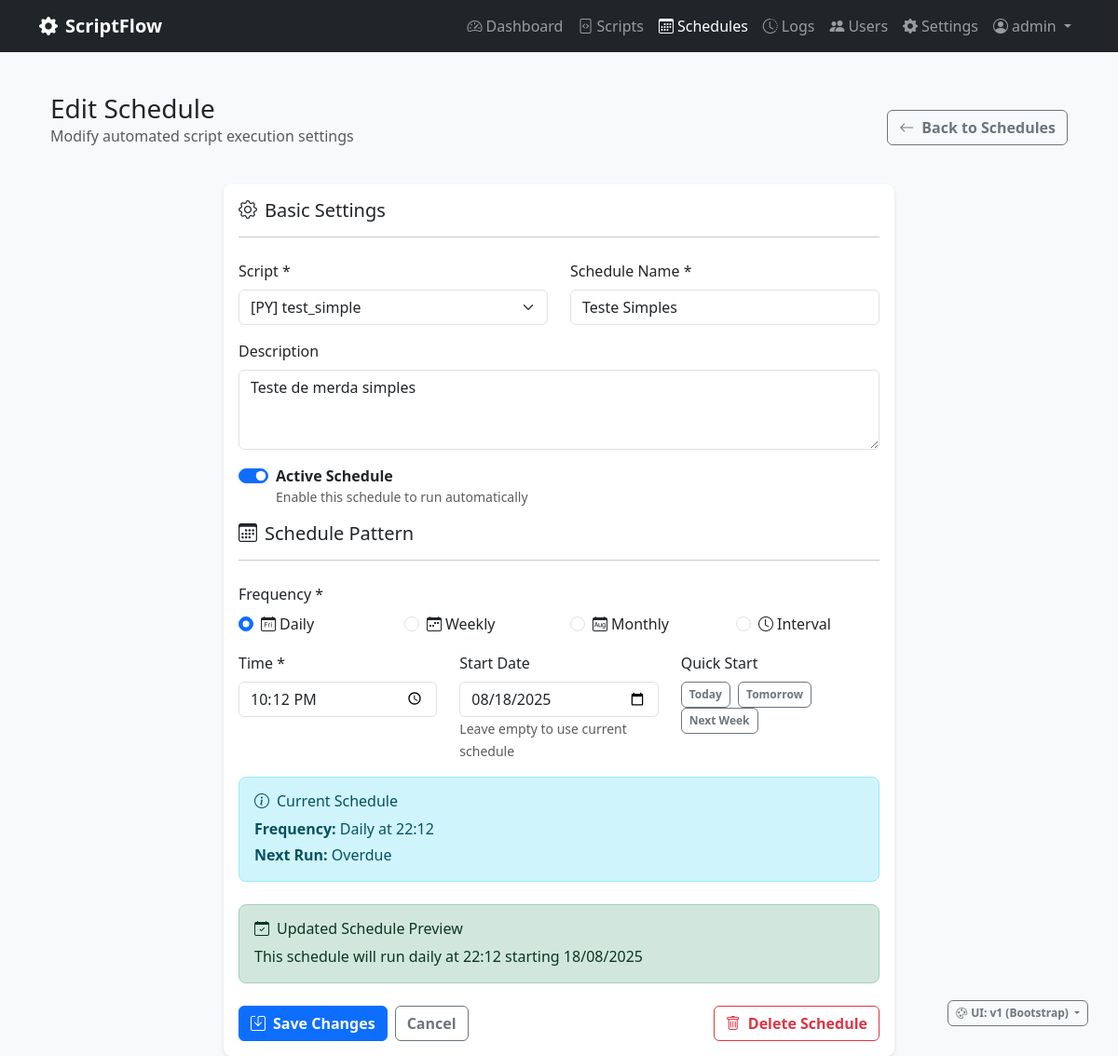
/schedules/2/edit (signed in), run on an earlier commit of the app's database.
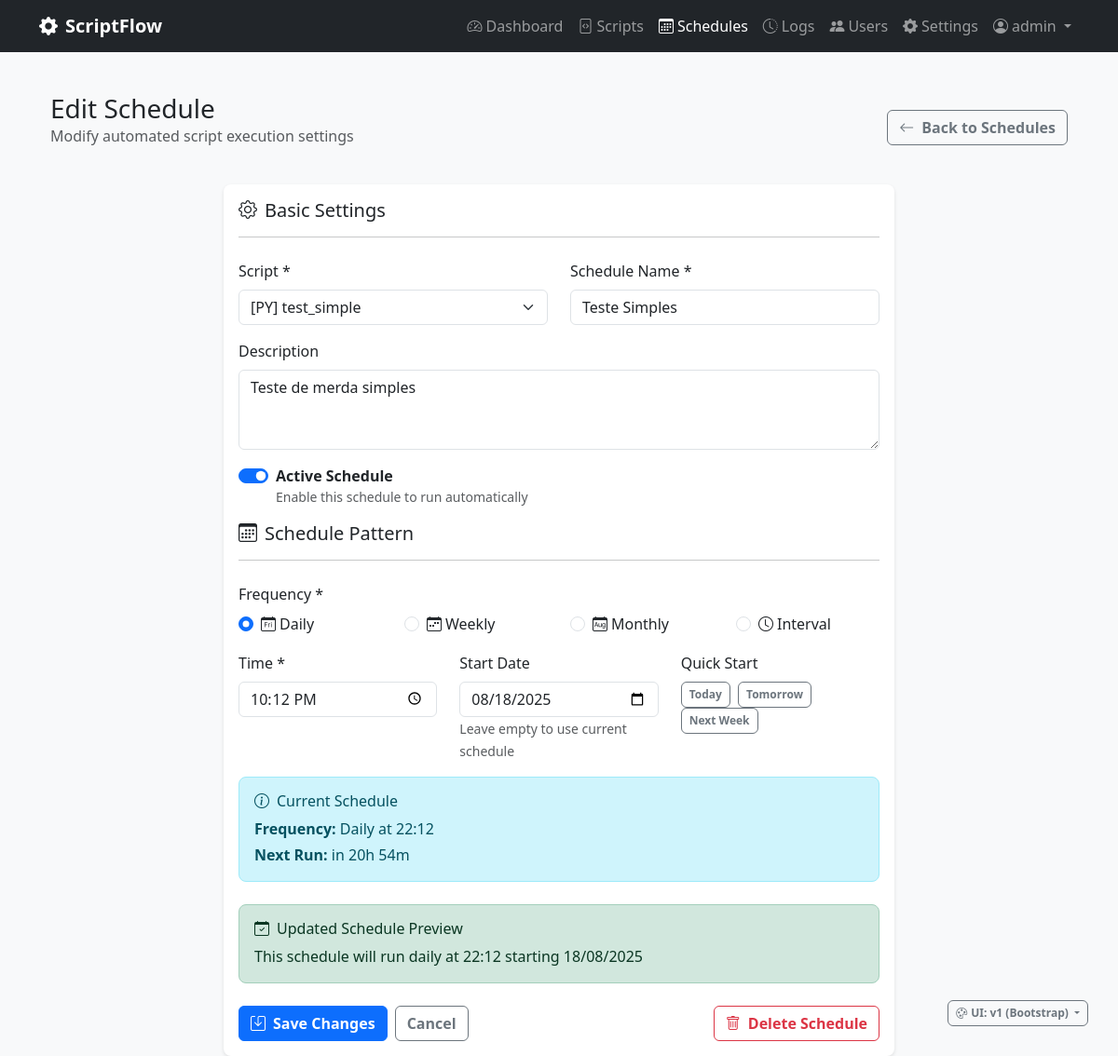
And on a later commit of the database.
### scriptflow.py (models this page shows, shortened)
class Schedule(db.Model):
    __tablename__ = 'schedules'
    id = db.Column(db.Integer, primary_key=True)
    name = db.Column(db.String(100), nullable=False)
    description = db.Column(db.Text)
    frequency = db.Column(db.String(20), nullable=False)  # daily, weekly, monthly, custom
    time_config = db.Column(db.Text)  # JSON string with time configuration
    is_active = db.Column(db.Boolean, default=True)
    created_at = db.Column(db.DateTime, default=datetime.now)
    updated_at = db.Column(db.DateTime, default=datetime.now, onupdate=datetime.now)
    next_run_time = db.Column(db.DateTime)
    last_execution_id = db.Column(db.Integer, db.ForeignKey('executions.id'))
    script_id = db.Column(db.Integer, db.ForeignKey('scripts.id'), nullable=False)
    user_id = db.Column(db.Integer, db.ForeignKey('users.id'), nullable=False)
    script = db.relationship('Script', backref='schedules')
    user = db.relationship('User', backref='schedules')
    last_execution = db.relationship('Execution', foreign_keys=[last_execution_id])
    @property
    def time_config_json(self):
        if self.time_config:
            try:
                return json.loads(self.time_config)
            except:
                return {}
        return {}
    @property
    def next_run_display(self):
        if not self.next_run_time:
            return "Not scheduled"
        now = datetime.now()  # Use local time instead of UTC
        delta = self.next_run_time - now
        if delta.total_seconds() < 0:
            return "Overdue"
        elif delta.total_seconds() < 3600:  # Less than 1 hour
            minutes = int(delta.total_seconds() / 60)
            return f"in {minutes}m"
        elif delta.total_seconds() < 86400:  # Less than 1 day
            hours = int(delta.total_seconds() / 3600)
            minutes = int((delta.total_seconds() % 3600) / 60)
            return f"in {hours}h {minutes}m"
        else:
            days = int(delta.total_seconds() / 86400)
            return f"in {days} days"
    @property
    def frequency_display(self):
        if self.frequency == 'daily':
            config = self.time_config_json
            if config.get('time'):
                return f"Daily at {config['time']}"
            return "Daily"
        elif self.frequency == 'monthly':
            config = self.time_config_json
            day = config.get('day', 1)
            time = config.get('time', '09:00')
            return f"Monthly (day {day}) at {time}"
        elif self.frequency == 'custom':
            return "Custom schedule"
        return self.frequency.capitalize()

### scriptflow.py (the view, shortened to what this page needs)
@app.route('/schedules/<int:schedule_id>/edit', methods=['GET', 'POST'])
@login_required
def edit_schedule(schedule_id):
    schedule = Schedule.query.filter_by(id=schedule_id, user_id=current_user.id).first_or_404()
    user_scripts = Script.query.filter_by(user_id=current_user.id, is_active=True)\
        .order_by(Script.name).all()
    return render_template(UIVersionManager.get_template_path('edit_schedule.html'), schedule=schedule, scripts=user_scripts)

### config/ui_version.py (called while the page is built)
    @classmethod
    def get_ui_version(cls):
        if request and request.args.get('ui') in ['v1', 'v2']:
            ui_version = request.args.get('ui')
            if session:
                session['ui_version'] = ui_version
            return ui_version
        if session and 'ui_version' in session:
            return session['ui_version']
        env_version = os.environ.get('UI_VERSION', '').lower()
        if env_version in ['v1', 'v2']:
            return env_version
        return cls.DEFAULT_VERSION

    @classmethod
    def get_template_path(cls, template_name):
        ui_version = cls.get_ui_version()
        return f"{ui_version}/{template_name}"

    @classmethod
    def is_modern_ui(cls):
        return cls.get_ui_version() == cls.MODERN_VERSION

### scriptflow.py (called while the page is built)
@app.context_processor
def inject_ui_version():
    try:
        return {
            'ui_info': UIVersionManager.get_ui_display_info(),
            'ui_version': UIVersionManager.get_ui_version(),
            'is_modern_ui': UIVersionManager.is_modern_ui()
        }
    except:
        return {
            'ui_info': {},
            'ui_version': 'v1',
            'is_modern_ui': False
        }

### templates/v1/edit_schedule.html (shortened to what the changed rows need)
{% extends "v1/base.html" %}
{% block content %}
<div class="container-fluid">
    <div class="row">
        <div class="col-12">
            <div class="d-flex justify-content-between align-items-center mb-4">
                <div>
                    <h1 class="h3 mb-0">Edit Schedule</h1>
                </div>
            </div>
            <div class="row justify-content-center">
                <div class="col-lg-8">
                    <div class="card">
                        <div class="card-body">
                            <form method="POST">
                                <div class="row">
                                    <div class="col-md-6">
                                        <div class="mb-3">
                                            <label for="script_id" class="form-label">Script *</label>
                                            <select class="form-select" id="script_id" name="script_id" required>
                                                {% for script in scripts %}
                                                <option value="{{ script.id }}"
                                                        {% if script.id == schedule.script_id %}selected{% endif %}>
                                                    [{{ script.script_type.upper() }}] {{ script.name }}
                                                </option>
                                                {% endfor %}
                                            </select>
                                        </div>
                                    </div>
                                    <div class="col-md-6">
                                        <div class="mb-3">
                                            <label for="name" class="form-label">Schedule Name *</label>
                                            <input type="text" class="form-control" id="name" name="name"
                                                   value="{{ schedule.name }}" required>
                                        </div>
                                    </div>
                                </div>
                                <div class="mb-3">
                                    <label for="description" class="form-label">Description</label>
                                    <textarea class="form-control" id="description" name="description" rows="3"
                                              placeholder="Optional description of what this schedule does...">{{ schedule.description or '' }}</textarea>
                                </div>
                                <div class="mb-3">
                                    <div class="form-check form-switch">
                                        <input class="form-check-input" type="checkbox" id="is_active" name="is_active"
                                               {% if schedule.is_active %}checked{% endif %}>
                                        <label class="form-check-label" for="is_active">
                                            <strong>Active Schedule</strong>
                                            <small class="d-block text-muted">Enable this schedule to run automatically</small>
                                        </label>
                                    </div>
                                </div>
                                <div class="mb-3">
                                    <div class="row">
                                        <div class="col-md-3">
                                            <div class="form-check">
                                                <input class="form-check-input" type="radio" name="frequency"
                                                       id="frequency_daily" value="daily"
                                                       {% if schedule.frequency == 'daily' %}checked{% endif %}>
                                                <label class="form-check-label" for="frequency_daily">
                                                    <i class="bi bi-calendar-day me-1"></i>Daily
                                                </label>
                                            </div>
                                        </div>
                                        <div class="col-md-3">
                                            <div class="form-check">
                                                <input class="form-check-input" type="radio" name="frequency"
                                                       id="frequency_weekly" value="weekly"
                                                       {% if schedule.frequency == 'weekly' %}checked{% endif %}>
                                                <label class="form-check-label" for="frequency_weekly">
                                                    <i class="bi bi-calendar-week me-1"></i>Weekly
                                                </label>
                                            </div>
                                        </div>
                                        <div class="col-md-3">
                                            <div class="form-check">
                                                <input class="form-check-input" type="radio" name="frequency"
                                                       id="frequency_monthly" value="monthly"
                                                       {% if schedule.frequency == 'monthly' %}checked{% endif %}>
                                                <label class="form-check-label" for="frequency_monthly">
                                                    <i class="bi bi-calendar-month me-1"></i>Monthly
                                                </label>
                                            </div>
                                        </div>
                                        <div class="col-md-3">
                                            <div class="form-check">
                                                <input class="form-check-input" type="radio" name="frequency"
                                                       id="frequency_interval" value="interval"
                                                       {% if schedule.frequency == 'interval' %}checked{% endif %}>
                                                <label class="form-check-label" for="frequency_interval">
                                                    <i class="bi bi-clock me-1"></i>Interval
                                                </label>
                                            </div>
                                        </div>
                                    </div>
                                </div>
                                <div class="row">
                                    <div class="col-md-4">
                                        <div class="mb-3">
                                            <label for="time" class="form-label">Time *</label>
                                            <input type="time" class="form-control" id="time" name="time"
                                                   value="{{ schedule.time_config_json.get('time', '09:00') }}" required>
                                        </div>
                                    </div>
                                    <div class="col-md-4">
                                        <div class="mb-3">
                                            <label for="start_date" class="form-label">Start Date</label>
                                            <input type="date" class="form-control" id="start_date" name="start_date"
                                                   value="{{ schedule.time_config_json.get('start_date', '') }}">
                                            <small class="text-muted">Leave empty to use current schedule</small>
                                        </div>
                                    </div>
                                </div>
                                        {% set current_days = schedule.time_config_json.get('days', ['monday']) %}
                                                {% set current_interval = schedule.time_config_json.get('interval_minutes', '15') %}
                                <div class="mb-4">
                                    <div class="alert alert-info">
                                        <h6 class="alert-heading">
                                            <i class="bi bi-info-circle me-2"></i>Current Schedule
                                        </h6>
                                        <p class="mb-1"><strong>Frequency:</strong> {{ schedule.frequency_display }}</p>
                                        {% if schedule.next_run_time %}
                                        <p class="mb-0"><strong>Next Run:</strong> {{ schedule.next_run_display }}</p>
                                        {% endif %}
                                    </div>
                                </div>
                            </form>
                        </div>
                    </div>
                </div>
            </div>
        </div>
    </div>
</div>
{% endblock %}

What changed in the data, as far as the page shows it:
changed Schedule "Daily at 22:12": next_run_display "Overdue" → "in 20h 54m"
